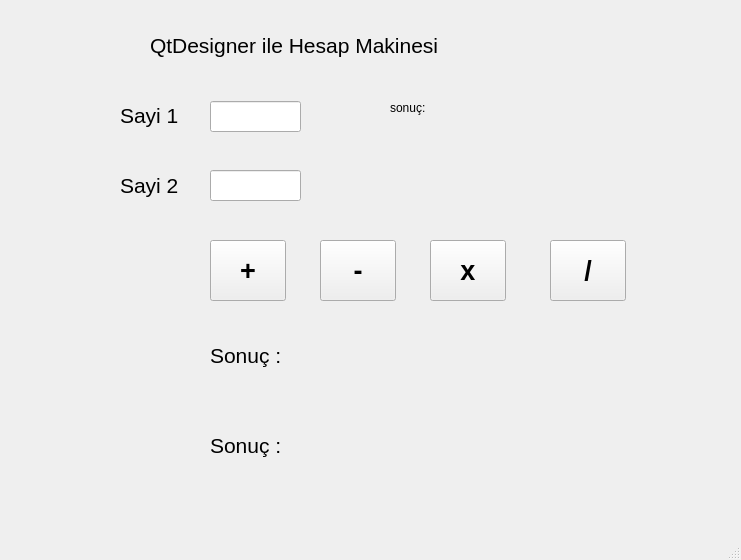
<?xml version="1.0" encoding="UTF-8"?>
<ui version="4.0">
 <class>MainWindow</class>
 <widget class="QMainWindow" name="MainWindow">
  <property name="geometry">
   <rect>
    <x>0</x>
    <y>0</y>
    <width>741</width>
    <height>560</height>
   </rect>
  </property>
  <property name="windowTitle">
   <string>MainWindow</string>
  </property>
  <widget class="QWidget" name="centralwidget">
   <widget class="QLabel" name="lbl_sayi1">
    <property name="geometry">
     <rect>
      <x>120</x>
      <y>90</y>
      <width>91</width>
      <height>51</height>
     </rect>
    </property>
    <property name="font">
     <font>
      <pointsize>16</pointsize>
     </font>
    </property>
    <property name="text">
     <string>Sayi 1</string>
    </property>
   </widget>
   <widget class="QLabel" name="lbl_result">
    <property name="geometry">
     <rect>
      <x>210</x>
      <y>330</y>
      <width>411</width>
      <height>51</height>
     </rect>
    </property>
    <property name="font">
     <font>
      <pointsize>16</pointsize>
     </font>
    </property>
    <property name="text">
     <string>Sonuç : </string>
    </property>
   </widget>
   <widget class="QLineEdit" name="txt_sayi1">
    <property name="geometry">
     <rect>
      <x>210</x>
      <y>101</y>
      <width>91</width>
      <height>31</height>
     </rect>
    </property>
   </widget>
   <widget class="QLineEdit" name="txt_sayi2">
    <property name="geometry">
     <rect>
      <x>210</x>
      <y>170</y>
      <width>91</width>
      <height>31</height>
     </rect>
    </property>
   </widget>
   <widget class="QPushButton" name="btn_topla">
    <property name="geometry">
     <rect>
      <x>210</x>
      <y>240</y>
      <width>76</width>
      <height>61</height>
     </rect>
    </property>
    <property name="font">
     <font>
      <pointsize>20</pointsize>
      <weight>75</weight>
      <bold>true</bold>
     </font>
    </property>
    <property name="text">
     <string>+</string>
    </property>
   </widget>
   <widget class="QPushButton" name="btn_cikar">
    <property name="geometry">
     <rect>
      <x>320</x>
      <y>240</y>
      <width>76</width>
      <height>61</height>
     </rect>
    </property>
    <property name="font">
     <font>
      <pointsize>20</pointsize>
      <weight>75</weight>
      <bold>true</bold>
     </font>
    </property>
    <property name="text">
     <string>-</string>
    </property>
   </widget>
   <widget class="QPushButton" name="btn_carp">
    <property name="geometry">
     <rect>
      <x>430</x>
      <y>240</y>
      <width>76</width>
      <height>61</height>
     </rect>
    </property>
    <property name="font">
     <font>
      <pointsize>20</pointsize>
      <weight>75</weight>
      <bold>true</bold>
     </font>
    </property>
    <property name="text">
     <string>x</string>
    </property>
   </widget>
   <widget class="QPushButton" name="btn_bol">
    <property name="geometry">
     <rect>
      <x>550</x>
      <y>240</y>
      <width>76</width>
      <height>61</height>
     </rect>
    </property>
    <property name="font">
     <font>
      <pointsize>20</pointsize>
      <weight>75</weight>
      <bold>true</bold>
     </font>
    </property>
    <property name="text">
     <string>/</string>
    </property>
   </widget>
   <widget class="QLabel" name="lbl_sayi2">
    <property name="geometry">
     <rect>
      <x>120</x>
      <y>160</y>
      <width>91</width>
      <height>51</height>
     </rect>
    </property>
    <property name="font">
     <font>
      <pointsize>16</pointsize>
     </font>
    </property>
    <property name="text">
     <string>Sayi 2</string>
    </property>
   </widget>
   <widget class="QLabel" name="lbl_title">
    <property name="geometry">
     <rect>
      <x>150</x>
      <y>30</y>
      <width>401</width>
      <height>31</height>
     </rect>
    </property>
    <property name="font">
     <font>
      <pointsize>16</pointsize>
     </font>
    </property>
    <property name="text">
     <string>QtDesigner ile Hesap Makinesi</string>
    </property>
   </widget>
   <widget class="QLabel" name="lbl_result_2">
    <property name="geometry">
     <rect>
      <x>210</x>
      <y>420</y>
      <width>401</width>
      <height>51</height>
     </rect>
    </property>
    <property name="font">
     <font>
      <pointsize>16</pointsize>
     </font>
    </property>
    <property name="text">
     <string>Sonuç : </string>
    </property>
   </widget>
   <widget class="QLabel" name="sonuc">
    <property name="geometry">
     <rect>
      <x>390</x>
      <y>100</y>
      <width>241</width>
      <height>16</height>
     </rect>
    </property>
    <property name="text">
     <string>sonuç:</string>
    </property>
   </widget>
  </widget>
  <widget class="QMenuBar" name="menubar">
   <property name="geometry">
    <rect>
     <x>0</x>
     <y>0</y>
     <width>741</width>
     <height>26</height>
    </rect>
   </property>
  </widget>
  <widget class="QStatusBar" name="statusbar"/>
 </widget>
 <resources/>
 <connections/>
</ui>
